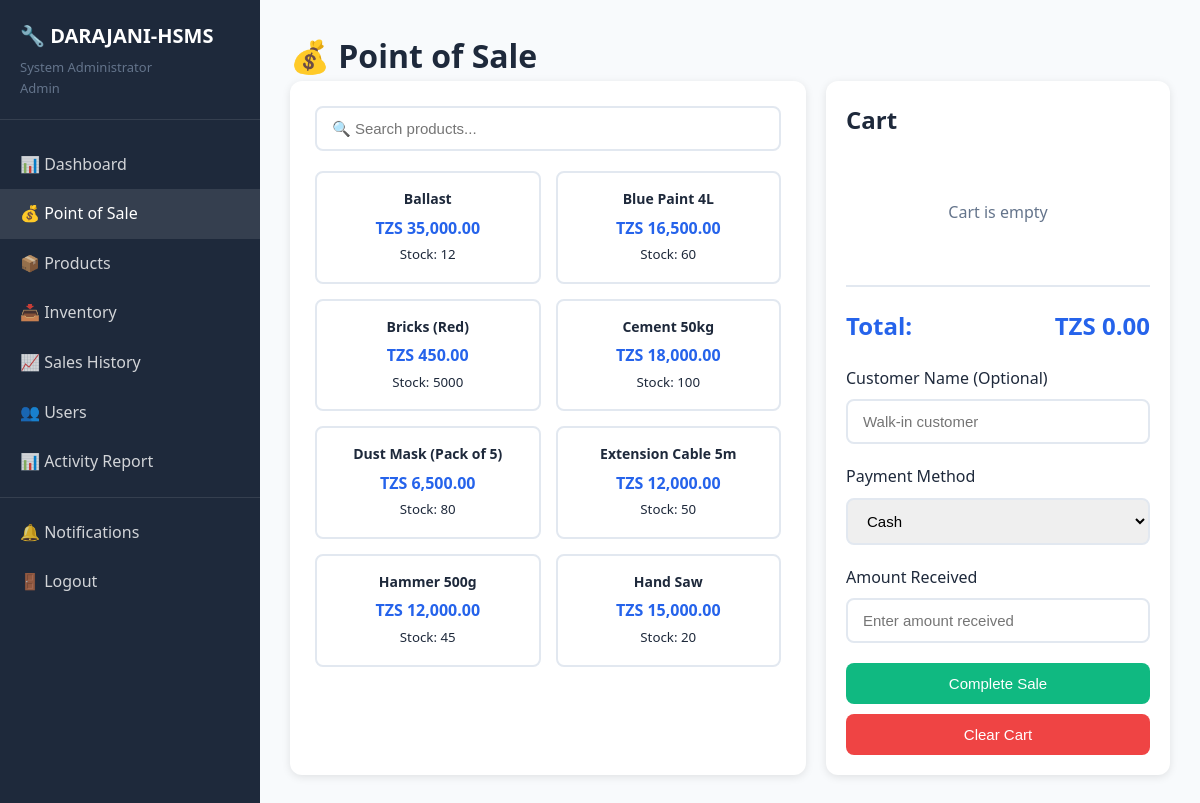
The app's page /pos.php (signed in) with its own data.
### tables this page shows
CREATE TABLE IF NOT EXISTS products (
    id INT AUTO_INCREMENT PRIMARY KEY,
    product_code VARCHAR(50) UNIQUE NOT NULL,
    product_name VARCHAR(200) NOT NULL,
    category VARCHAR(100),
    unit VARCHAR(50),
    price DECIMAL(10,2) NOT NULL,
    stock_quantity INT DEFAULT 0,
    reorder_level INT DEFAULT 10,
    supplier VARCHAR(200),
    status ENUM('active', 'inactive') DEFAULT 'active',
    created_at TIMESTAMP DEFAULT CURRENT_TIMESTAMP,
    updated_at TIMESTAMP DEFAULT CURRENT_TIMESTAMP ON UPDATE CURRENT_TIMESTAMP
);

### functions.php (called while the page is built, shortened)
<?php
function isAdmin() {
    return isset($_SESSION['role']) && $_SESSION['role'] === 'admin';
}
function getAllProducts($active_only = false) {
    $conn = getDBConnection();
    $sql = "SELECT * FROM products";
    if ($active_only) {
        $sql .= " WHERE status = 'active'";
    }
    $sql .= " ORDER BY product_name ASC";
    $result = $conn->query($sql);
    return $result->fetch_all(MYSQLI_ASSOC);
}
function formatCurrency($amount) {
    return CURRENCY . ' ' . number_format($amount, 2);
}
?>

### pos.php (the view, shortened to what this page needs)
<?php
include 'header.php';
$products = getAllProducts(true);
?>
<h1>💰 Point of Sale</h1>
<div class="pos-container">
    <div class="card">
        <div class="product-search">
            <input type="text" id="searchProduct" class="form-control" placeholder="🔍 Search products...">
        </div>
        <div class="product-grid" id="productGrid">
            <?php foreach ($products as $product): ?>
                <?php if ($product['stock_quantity'] > 0): ?>
                <?php
                    $price = isset($product['selling_price']) ? $product['selling_price'] : $product['price'];
                ?>
                <div class="product-item" onclick="addToCart(<?php echo $product['id']; ?>, '<?php echo addslashes($product['product_name']); ?>', <?php echo $price; ?>, <?php echo $product['stock_quantity']; ?>)">
                    <h4><?php echo $product['product_name']; ?></h4>
                    <div class="price"><?php echo formatCurrency($price); ?></div>
                    <small>Stock: <?php echo $product['stock_quantity']; ?></small>
                </div>
                <?php endif; ?>
            <?php endforeach; ?>
        </div>
    </div>
    <div class="cart-container">
        <h2 style="margin-bottom: 20px;">Cart</h2>
        <div id="cartItems"></div>
        <div class="cart-total">
            <h3>
                <span>Total:</span>
                <span id="cartTotal"><?php echo formatCurrency(0); ?></span>
            </h3>
        </div>
        <form method="POST" id="saleForm" style="margin-top: 20px;">
            <div class="form-group">
                <label>Customer Name (Optional)</label>
                <input type="text" name="customer_name" class="form-control" placeholder="Walk-in customer">
            </div>
            <div class="form-group">
                <label>Payment Method</label>
                <select name="payment_method" id="paymentMethod" class="form-control" required onchange="toggleReceivedAmount()">
                    <option value="cash">Cash</option>
                </select>
            </div>
            <div class="form-group" id="receivedAmountGroup">
                <label>Amount Received</label>
                <input type="number" step="0.01" id="receivedAmount" class="form-control" placeholder="Enter amount received" oninput="calculateChange()">
            </div>
            <button type="button" onclick="completeSale()" class="btn btn-success btn-block" id="completeSaleBtn" disabled>Complete Sale</button>
            <button type="button" onclick="clearCart()" class="btn btn-danger btn-block" style="margin-top: 10px;">Clear Cart</button>
        </form>
    </div>
</div>
<?php include 'footer.php'; ?>

### header.php (shortened to what this page needs)
<?php
require_once 'functions.php';
?>
<!DOCTYPE html>
<html lang="en">
<head>
    <link rel="stylesheet" href="style.css">
</head>
<body>
    <div class="container">
        <aside class="sidebar">
            <div class="sidebar-header">
                <h2>🔧 <?php echo SITE_ABBR; ?></h2>
                <div class="user-info">
                    <?php echo isset($_SESSION['full_name']) ? $_SESSION['full_name'] : 'User'; ?><br>
                    <span style="text-transform: capitalize;"><?php echo isset($_SESSION['role']) ? $_SESSION['role'] : 'guest'; ?></span>
                </div>
            </div>
            <ul class="nav-menu">
                <li><a href="index.php" class="<?php echo basename($_SERVER['PHP_SELF']) == 'index.php' ? 'active' : ''; ?>">📊 Dashboard</a></li>
                <li><a href="pos.php" class="<?php echo basename($_SERVER['PHP_SELF']) == 'pos.php' ? 'active' : ''; ?>">💰 Point of Sale</a></li>
                <li><a href="products.php" class="<?php echo basename($_SERVER['PHP_SELF']) == 'products.php' ? 'active' : ''; ?>">📦 Products</a></li>
                <li><a href="inventory.php" class="<?php echo basename($_SERVER['PHP_SELF']) == 'inventory.php' ? 'active' : ''; ?>">📥 Inventory</a></li>
                <li><a href="sales.php" class="<?php echo basename($_SERVER['PHP_SELF']) == 'sales.php' ? 'active' : ''; ?>">📈 Sales History</a></li>
                <?php if (isAdmin()): ?>
                    <li><a href="users.php" class="<?php echo basename($_SERVER['PHP_SELF']) == 'users.php' ? 'active' : ''; ?>">👥 Users</a></li>
                    <li><a href="activity_report.php" class="<?php echo basename($_SERVER['PHP_SELF']) == 'activity_report.php' ? 'active' : ''; ?>">📊 Activity Report</a></li>
                <?php endif; ?>
                <li style="border-top: 1px solid rgba(255,255,255,0.1); margin-top: 10px; padding-top: 10px;">
                    <a href="#" onclick="toggleNotifications(); return false;" style="position: relative;">
                        🔔 Notifications
                    </a>
                </li>
                <li><a href="logout.php">🚪 Logout</a></li>
            </ul>
        </aside>
        <main class="main-content">

### footer.php (shortened to what this page needs)
</main>
    </div>
</body>
</html>

### style.css (style rules this page uses)
* { margin: 0; padding: 0; box-sizing: border-box; }
:root { --primary: #2563eb; --primary-dark: #1e40af; --secondary: #64748b; --success: #10b981; --danger: #ef4444; --warning: #f59e0b; --light: #f8fafc; --dark: #1e293b; --border: #e2e8f0; }
body { font-family: 'Segoe UI', Tahoma, Geneva, Verdana, sans-serif; background: var(--light); color: var(--dark); line-height: 1.6; }
.container { display: flex; min-height: 100vh; }
.sidebar { width: 260px; background: var(--dark); color: white; padding: 20px 0; position: fixed; height: 100vh; overflow-y: auto; }
.sidebar-header { padding: 0 20px 20px; border-bottom: 1px solid rgba(255,255,255,0.1); margin-bottom: 20px; }
.sidebar-header h2 { font-size: 20px; margin-bottom: 5px; }
.sidebar-header .user-info { font-size: 13px; color: var(--secondary); }
.nav-menu { list-style: none; }
.nav-menu li a { display: flex; align-items: center; padding: 12px 20px; color: rgba(255,255,255,0.8); text-decoration: none; transition: all 0.3s; }
.nav-menu li a:hover, .nav-menu li a.active { background: rgba(255,255,255,0.1); color: white; }
.main-content { flex: 1; margin-left: 260px; padding: 30px; }
.card { background: white; padding: 25px; border-radius: 12px; box-shadow: 0 2px 8px rgba(0,0,0,0.1); }
.form-group { margin-bottom: 20px; }
.form-group label { display: block; margin-bottom: 8px; font-weight: 500; color: var(--dark); }
.form-control { width: 100%; padding: 12px 15px; border: 2px solid var(--border); border-radius: 8px; font-size: 15px; transition: all 0.3s; }
.btn { padding: 12px 24px; border: none; border-radius: 8px; font-size: 15px; font-weight: 500; cursor: pointer; transition: all 0.3s; text-decoration: none; display: inline-block; text-align: center; }
.btn-success { background: var(--success); color: white; }
.btn-danger { background: var(--danger); color: white; }
.btn-block { width: 100%; }
.pos-container { display: grid; grid-template-columns: 1.5fr 1fr; gap: 20px; }
.product-search { position: relative; margin-bottom: 20px; }
.product-grid { display: grid; grid-template-columns: repeat(auto-fill, minmax(150px, 1fr)); gap: 15px; max-height: 500px; overflow-y: auto; }
.product-item { background: white; padding: 15px; border-radius: 8px; border: 2px solid var(--border); cursor: pointer; transition: all 0.3s; text-align: center; }
.product-item h4 { font-size: 14px; margin-bottom: 5px; }
.product-item .price { font-size: 16px; font-weight: bold; color: var(--primary); }
.cart-container { background: white; border-radius: 12px; padding: 20px; box-shadow: 0 2px 8px rgba(0,0,0,0.1); position: sticky; top: 20px; }
.cart-total { margin-top: 20px; padding-top: 20px; border-top: 2px solid var(--border); }
.cart-total h3 { display: flex; justify-content: space-between; font-size: 24px; color: var(--primary); }

### records on screen
products: product_name "Ballast", selling_price "TZS 35,000.00", stock_quantity "12"
products: product_name "Blue Paint 4L", selling_price "TZS 16,500.00", stock_quantity "60"
products: product_name "Bricks (Red)", selling_price "TZS 450.00", stock_quantity "5000"
products: product_name "Cement 50kg", selling_price "TZS 18,000.00", stock_quantity "100"
products: product_name "Dust Mask (Pack of 5)", selling_price "TZS 6,500.00", stock_quantity "80"
products: product_name "Extension Cable 5m", selling_price "TZS 12,000.00", stock_quantity "50"
products: product_name "Hammer 500g", selling_price "TZS 12,000.00", stock_quantity "45"
products: product_name "Hand Saw", selling_price "TZS 15,000.00", stock_quantity "20"

### other values on screen
SITE_ABBR "DARAJANI-HSMS"
$_SESSION['full_name'] "System Administrator"
$_SESSION['role'] "Admin"
